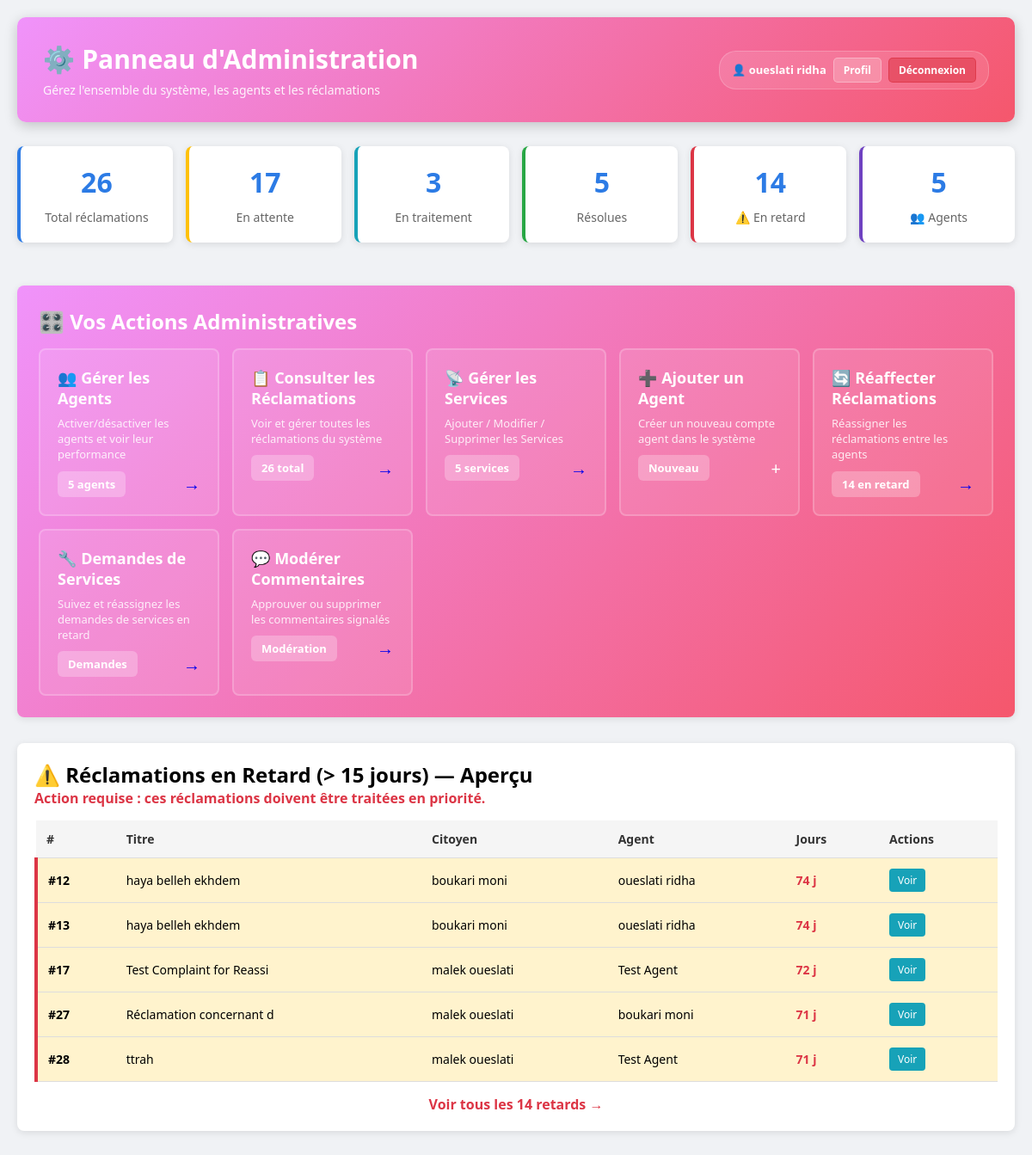
Page /admin.php (signed in) on the committed database.
### tables this page shows
CREATE TABLE `reclamation` (
  `idRec` int(11) NOT NULL,
  `titre` varchar(200) NOT NULL,
  `description` text NOT NULL,
  `statut` varchar(50) NOT NULL,
  `dateCreation` date NOT NULL,
  `adresse` varchar(255) DEFAULT NULL,
  `idUtilisateur` int(11) NOT NULL,
  `dateModification` datetime DEFAULT current_timestamp() ON UPDATE current_timestamp(),
  `dateAssignation` date DEFAULT NULL,
  `commentaireAgent` text DEFAULT NULL,
  `idUtilisateurAssigne` int(11) DEFAULT NULL
);

CREATE TABLE `utilisateur` (
  `idUtilisateur` int(11) NOT NULL,
  `nom` varchar(100) NOT NULL,
  `prenom` varchar(100) NOT NULL,
  `email` varchar(150) NOT NULL,
  `mot_de_passe` varchar(255) NOT NULL,
  `role` enum('citoyen','agent','admin') NOT NULL,
  `telephone` varchar(20) NOT NULL,
  `photo` varchar(255) NOT NULL,
  `idCateg` int(11) DEFAULT NULL,
  `statut` varchar(20) NOT NULL DEFAULT 'actif'
);

### admin.php (the view, shortened to what this page needs)
<?php
$pdo = getConnexion();
$statut = isset($_GET['statut']) && !empty($_GET['statut']) ? $_GET['statut'] : 'tous';
$stats = $pdo->query("
    SELECT
        COUNT(*) as total,
        SUM(CASE WHEN statut = 'en attente'    THEN 1 ELSE 0 END) as en_attente,
        SUM(CASE WHEN statut = 'en traitement' THEN 1 ELSE 0 END) as en_traitement,
        SUM(CASE WHEN statut = 'résolu'        THEN 1 ELSE 0 END) as resolu,
        SUM(CASE WHEN statut = 'annulé'        THEN 1 ELSE 0 END) as annule
    FROM reclamation
")->fetch(PDO::FETCH_ASSOC);
$serviceStats = $pdo->query("
    SELECT
        COUNT(*) as total,
        SUM(CASE WHEN statut = 'actif'   THEN 1 ELSE 0 END) as actif,
        SUM(CASE WHEN statut = 'inactif' THEN 1 ELSE 0 END) as inactif
    FROM service
")->fetch(PDO::FETCH_ASSOC);
$queryRetard = "
    SELECT r.idRec, r.titre, r.statut,
           DATEDIFF(NOW(), r.dateAssignation) AS jours,
           u.prenom, u.nom, u.email,
           a.prenom AS agent_prenom, a.nom AS agent_nom
    FROM reclamation r
    LEFT JOIN utilisateur u ON r.idUtilisateur = u.idUtilisateur
    LEFT JOIN utilisateur a ON r.idUtilisateurAssigne = a.idUtilisateur
    WHERE r.statut != 'résolu' AND DATEDIFF(NOW(), r.dateAssignation) > 15
";
if ($statut !== 'tous') {
    $queryRetard .= " AND r.statut = ?";
    $stmtRetard = $pdo->prepare($queryRetard . " ORDER BY jours DESC");
    $stmtRetard->execute([$statut]);
} else {
    $stmtRetard = $pdo->query($queryRetard . " ORDER BY jours DESC");
}
$retard = $stmtRetard->fetchAll(PDO::FETCH_ASSOC);
$allAgents = $pdo->query("
    SELECT idUtilisateur, nom, prenom, email, statut
    FROM utilisateur
    WHERE role = 'agent'
    ORDER BY nom, prenom
")->fetchAll(PDO::FETCH_ASSOC);
require_once 'includes/dashboard_header.php';
?>
<div style="display:grid;grid-template-columns:repeat(auto-fit,minmax(150px,1fr));gap:15px;margin-bottom:30px">
    <div class="card stat-box">
        <h3><?= $stats['total'] ?? 0 ?></h3>
        <p>Total réclamations</p>
    </div>
    <div class="card stat-box" style="border-left:4px solid #ffc107">
        <h3><?= $stats['en_attente'] ?? 0 ?></h3>
        <p>En attente</p>
    </div>
    <div class="card stat-box" style="border-left:4px solid #17a2b8">
        <h3><?= $stats['en_traitement'] ?? 0 ?></h3>
        <p>En traitement</p>
    </div>
    <div class="card stat-box" style="border-left:4px solid #28a745">
        <h3><?= $stats['resolu'] ?? 0 ?></h3>
        <p>Résolues</p>
    </div>
    <div class="card stat-box" style="border-left:4px solid #dc3545">
        <h3><?= count($retard) ?></h3>
        <p>⚠️ En retard</p>
    </div>
    <div class="card stat-box" style="border-left:4px solid #6f42c1">
        <h3><?= count($allAgents) ?></h3>
        <p>👥 Agents</p>
    </div>
</div>
<div class="card" style="background:linear-gradient(135deg,#f093fb 0%,#f5576c 100%);color:white;padding:25px;margin-bottom:30px">
    <h2 style="color:white;margin:0 0 15px 0">🎛️ Vos Actions Administratives</h2>
    <div style="display:grid;grid-template-columns:repeat(auto-fit,minmax(200px,1fr));gap:15px">
        <a href="./gestion_agents.php" class="action-card-link">
            <div class="action-card">
                <h3>👥 Gérer les Agents</h3>
                <p>Activer/désactiver les agents et voir leur performance</p>
                <div style="display:flex;justify-content:space-between;align-items:center;margin-top:10px">
                    <span class="action-count"><?= count($allAgents) ?> agents</span>
                    <span style="font-size:20px">→</span>
                </div>
            </div>
        </a>
        <a href="./gestion_reclamations.php" class="action-card-link">
            <div class="action-card">
                <h3>📋 Consulter les Réclamations</h3>
                <p>Voir et gérer toutes les réclamations du système</p>
                <div style="display:flex;justify-content:space-between;align-items:center;margin-top:10px">
                    <span class="action-count"><?= $stats['total'] ?? 0 ?> total</span>
                    <span style="font-size:20px">→</span>
                </div>
            </div>
        </a>
        <a href="./gestion_services.php" class="action-card-link">
            <div class="action-card">
                <h3>📡 Gérer les Services</h3>
                <p>Ajouter / Modifier / Supprimer les Services</p>
                <div style="display:flex;justify-content:space-between;align-items:center;margin-top:10px">
                    <span class="action-count"><?= $serviceStats['total'] ?? 0 ?> services</span>
                    <span style="font-size:20px">→</span>
                </div>
            </div>
        </a>
        <div class="action-card-link" style="cursor:pointer"
             onclick="document.getElementById('modalAjoutAgent').classList.add('open')">
            <div class="action-card">
                <h3>➕ Ajouter un Agent</h3>
                <p>Créer un nouveau compte agent dans le système</p>
                <div style="display:flex;justify-content:space-between;align-items:center;margin-top:10px">
                    <span class="action-count">Nouveau</span>
                    <span style="font-size:20px">+</span>
                </div>
            </div>
        </div>
        <a href="./reassign_complaint.php" class="action-card-link">
            <div class="action-card">
                <h3>🔄 Réaffecter Réclamations</h3>
                <p>Réassigner les réclamations entre les agents</p>
                <div style="display:flex;justify-content:space-between;align-items:center;margin-top:10px">
                    <span class="action-count"><?= count($retard) ?> en retard</span>
                    <span style="font-size:20px">→</span>
                </div>
            </div>
        </a>
        <a href="./admin_service_requests.php" class="action-card-link">
            <div class="action-card">
                <h3>🔧 Demandes de Services</h3>
                <p>Suivez et réassignez les demandes de services en retard</p>
                <div style="display:flex;justify-content:space-between;align-items:center;margin-top:10px">
                    <span class="action-count">Demandes</span>
                    <span style="font-size:20px">→</span>
                </div>
            </div>
        </a>
        <a href="./gestion_commentaires.php" class="action-card-link">
            <div class="action-card">
                <h3>💬 Modérer Commentaires</h3>
                <p>Approuver ou supprimer les commentaires signalés</p>
                <div style="display:flex;justify-content:space-between;align-items:center;margin-top:10px">
                    <span class="action-count">Modération</span>
                    <span style="font-size:20px">→</span>
                </div>
            </div>
        </a>
    </div>
</div>
<?php if (!empty($retard)): ?>
<div class="card">
    <h2>⚠️ Réclamations en Retard (> 15 jours) — Aperçu</h2>
    <p style="color:#dc3545;font-weight:bold;margin-bottom:15px">
        Action requise : ces réclamations doivent être traitées en priorité.
    </p>
    <?php $retardLimited = array_slice($retard, 0, 5); ?>
    <table>
        <thead>
            <tr>
                <th>#</th>
                <th>Titre</th>
                <th>Citoyen</th>
                <th>Agent</th>
                <th>Jours</th>
                <th>Actions</th>
            </tr>
        </thead>
        <tbody>
        <?php foreach ($retardLimited as $rec): ?>
        <tr style="background:#fff3cd;border-left:4px solid #dc3545">
            <td><strong>#<?= $rec['idRec'] ?></strong></td>
            <td><?= htmlspecialchars(substr($rec['titre'], 0, 25)) ?></td>
            <td><?= htmlspecialchars(($rec['prenom'] ?? '') . ' ' . ($rec['nom'] ?? '')) ?></td>
            <td><?= htmlspecialchars(($rec['agent_prenom'] ?? 'Non') . ' ' . ($rec['agent_nom'] ?? 'assignée')) ?></td>
            <td><strong style="color:#dc3545"><?= $rec['jours'] ?> j</strong></td>
            <td>
                <a href="./detail_reclamation.php?id=<?= $rec['idRec'] ?>&role=admin"
                   class="btn-sm btn-info">Voir</a>
            </td>
        </tr>
        <?php endforeach; ?>
        </tbody>
    </table>
    <?php if (count($retard) > 5): ?>
        <div style="margin-top:15px;text-align:center">
            <a href="./gestion_reclamations.php"
               style="color:#dc3545;text-decoration:none;font-weight:bold">
                Voir tous les <?= count($retard) ?> retards →
            </a>
        </div>
    <?php endif; ?>
</div>
<?php endif; ?>
<?php require_once 'includes/footer.php'; ?>

### dashboard_header.php (style rules this page uses)
* { margin:0; padding:0; box-sizing:border-box; }
body { font-family: 'Segoe UI', Arial, sans-serif; background: #f0f2f5; min-height: 100vh; }
.btn-sm { padding:5px 10px;font-size:12px; }

### admin.php (style rules this page uses)
.action-card-link { text-decoration:none;display:block;transition:all .3s ease;cursor:pointer }
.action-card { background:rgba(255,255,255,.1);padding:20px;border-radius:8px;border:2px solid rgba(255,255,255,.2);height:100%;transition:all .3s ease;cursor:pointer }
.action-card h3 { margin:0 0 8px 0;font-size:18px;color:white;font-weight:700 }
.action-card p { margin:0 0 10px 0;font-size:13px;color:rgba(255,255,255,.85);line-height:1.4 }
.action-count { display:inline-block;background:rgba(255,255,255,.25);padding:6px 12px;border-radius:6px;font-size:13px;font-weight:700;color:white }
.card { background:white;padding:20px;border-radius:8px;box-shadow:0 2px 8px rgba(0,0,0,0.1);margin-bottom:20px }
.stat-box { text-align:center;padding:20px !important;border-left:4px solid #2c7be5 }
.stat-box h3 { font-size:32px;margin:0 0 10px 0;color:#2c7be5 }
.stat-box p { margin:0;color:#666;font-size:14px }
.btn-sm { padding:5px 10px;font-size:12px;display:inline-block;border:none;border-radius:4px;cursor:pointer;text-decoration:none;transition:all .3s }
.btn-info { background:#17a2b8;color:white }
table { width:100%;border-collapse:collapse;margin-top:10px }
table thead { background:#f5f5f5 }
table th,table td { padding:12px;text-align:left;border-bottom:1px solid #ddd;font-size:14px }
table th { font-weight:600;color:#333 }

### rows in the picture
reclamation: idRec "12", titre "haya belleh ekhdem", idUtilisateur.nom "boukari moni", idUtilisateurAssigne.nom "oueslati ridha", jours "74"
reclamation: idRec "13", titre "haya belleh ekhdem", idUtilisateur.nom "boukari moni", idUtilisateurAssigne.nom "oueslati ridha", jours "74"
reclamation: idRec "17", titre "Test Complaint for Reassi", idUtilisateur.nom "malek oueslati", idUtilisateurAssigne.nom "Test Agent", jours "72"
reclamation: idRec "27", titre "Réclamation concernant d", idUtilisateur.nom "malek oueslati", idUtilisateurAssigne.nom "boukari moni", jours "71"
reclamation: idRec "28", titre "ttrah", idUtilisateur.nom "malek oueslati", idUtilisateurAssigne.nom "Test Agent", jours "71"

### other values in the picture
$config['icon'] "⚙️"
$config['title'] "Panneau d'Administration"
$config['subtitle'] "Gérez l'ensemble du système, les agents et les réclamations"
$currentUser['prenom'] . ' ' . $currentUser['nom'] "oueslati ridha"
$stats['total'] "26"
$stats['en_attente'] "17"
$stats['en_traitement'] "3"
$stats['resolu'] "5"
count($retard) "14"
count($allAgents) "5"
$serviceStats['total'] "5"
